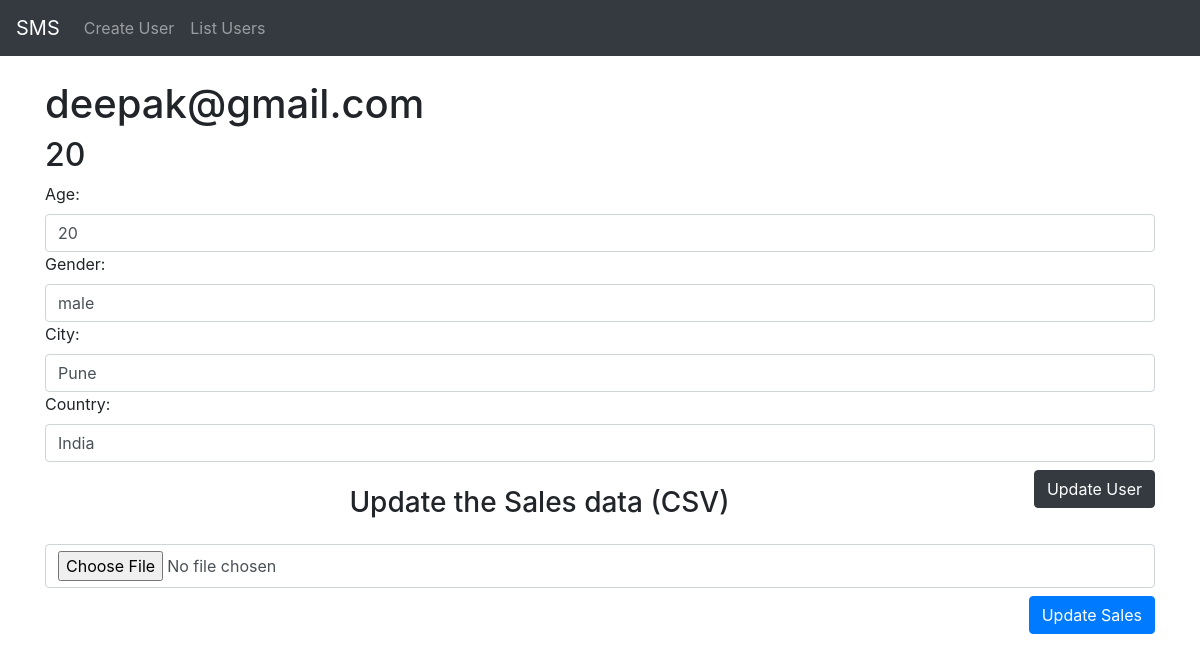
Screenshot of /update/1 with the database file from the repository.
### core/models.py (models this page shows, shortened)
class Profile(models.Model):
    user = models.OneToOneField(User, on_delete=models.CASCADE) # if user will delete profile will also delete usint models.cascade
    age = models.PositiveIntegerField(null=True) # null means it not required to have value while creating the object
    gender = models.CharField(max_length=6, null=True)
    city = models.CharField(max_length=40, null=True)
    country = models.CharField(max_length=40, null=True)

### core/views.py (the view, shortened to what this page needs)
# urls.py: path('update/<int:user_id>', update_user, name='update-user')
def update_user(request, user_id):
    user = User.objects.get(id=user_id) # get the user from database using user id
    profile = Profile.objects.get(user=user) # get the profile of perticular user
    form = ProfileForm(instance=profile)
    context = {"user": user, "user_profile": profile, "profile_form": form}
    return render(request, 'core/update_user.html', context)

### core/forms.py
class ProfileForm(forms.ModelForm):
    class Meta:
        model = Profile
        exclude = ('user',)
    def __init__(self, *args, **kwargs):
        super(ProfileForm, self).__init__(*args, **kwargs)
        for visible in self.visible_fields():
            visible.field.widget.attrs['class'] = 'form-control'

### core/templates/core/update_user.html (shortened to what this page needs)
{% extends 'core/base.html' %} {% block title%} Update User {{user.email}} {% endblock title %} {% block body %}
<div class="container mt-4">
    <h1>{{user.email}} </h1>
    <h2>{{user_profile.age}}</h2>
    <form action="" method="POST" name='update-form'>
        {% csrf_token %} {{profile_form}}
        <button name='user_submit' value='user_form' type="submit" class="mt-2 float-right btn btn-dark"> Update User</button>
    </form>
</div>
<div class="container mt-4">
    <h3 class="text-center mt-4">Update the Sales data (CSV)</h3>
    <form method="POST" name='sales-file' enctype="multipart/form-data">
        <input class="form-control mt-4" type="file" name='sales_file'>
        <button name='sales_submit' value='file_form' type='submit' class="btn btn-primary mt-2 float-right">Update Sales</button>
    </form>
</div>
{% endblock body%}

### rows the page displays
Profile: age "20", gender "male", city "Pune", country "India"

### other values shown
{{ user.email }} "deepak@gmail.com"
